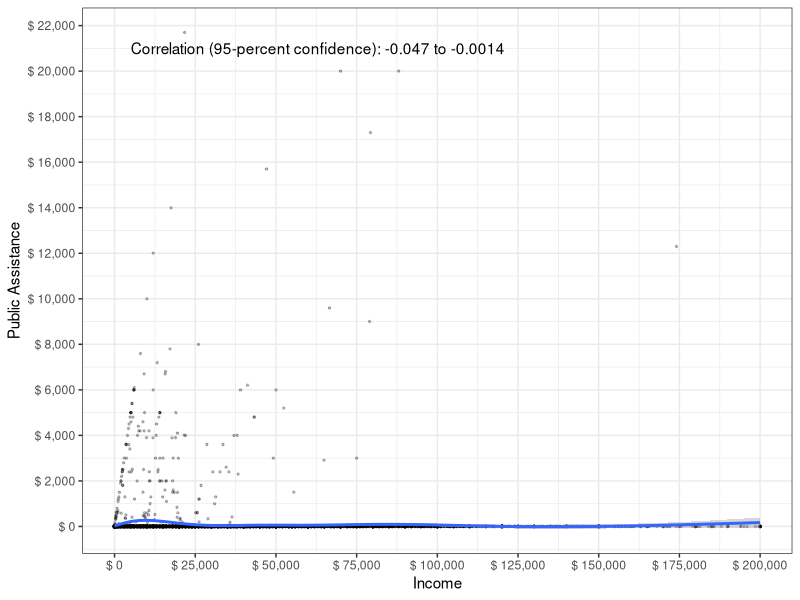
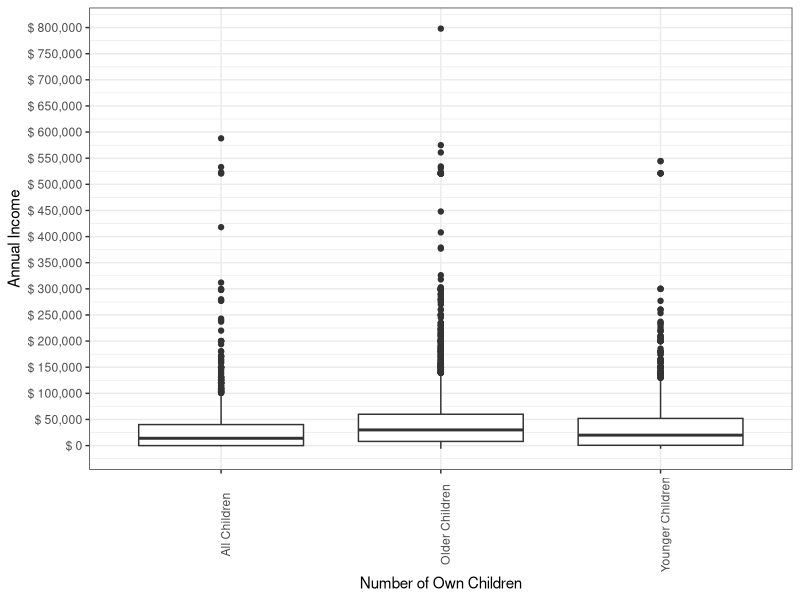

Source code (R) for these figures, in order:
## ---- chunk 1
library(tidyverse)
library(ggplot2)
## ---- chunk 2
person_data <- read_csv("people.csv") %>%
  mutate(PAOC_label = case_when(
    PAOC_label== "Females with own children 6 to 17 years only"~"Older Children",
    PAOC_label== "Females with own children under 6 years and 6 to 17 years" ~ "All Children",
    PAOC_label=="Females with own children under 6 years only"~"Younger Children"))%>%
   
  mutate(year_married = case_when(
    MARHYP > 1935 & MARHYP < 1951 ~ "1936-1950",

    MARHYP > 1950 & MARHYP < 1971 ~ "1951-1970",

    MARHYP > 1970 & MARHYP < 1991 ~ "1971-1990",

    MARHYP > 1990 & MARHYP < 2011 ~ "1991-2010",

    MARHYP > 2010 & MARHYP < 2019 ~ "2011-2018"))%>%
  
select(year_married, PAOC_label, SEX_label, PAP, PINCP) 
## ---- chunk 3
correlation <- cor.test(person_data$PINCP, person_data$PAP)
options(scipen = 999)
correlation
## ---- chunk 4
ggplot(person_data, aes(x = PINCP, y = PAP)) +
  geom_point(size = 0.5, alpha = 0.25, position = "jitter") +
  geom_smooth() +
  theme_bw() +
  scale_x_continuous(name = "Income",
  limits = c(0, 200000),
                     breaks = seq(0, 200000, by = 25000),  
   labels = paste("$",
     prettyNum(seq(0, 200000, by = 25000),
                                              big.mark = ",")))+
  scale_y_continuous(name = "Public Assistance", 
                     breaks = seq(0, 25000, by = 2000),
                     labels = paste("$", 
                                    prettyNum(seq(0, 25000, by = 2000),
                                              big.mark = ","))) +
  annotate(geom = "text", x = 5000, y = 21000, 
           label = paste("Correlation (95-percent confidence):",
                         prettyNum(correlation$conf.int[1], digits = 2), 
                         "to",
                         prettyNum(correlation$conf.int[2], digits = 2)),
           hjust = 0)
## ---- chunk 5
anova <- aov(PINCP ~ PAOC_label, data = person_data)

summary(anova)
## ---- chunk 6
differences <- TukeyHSD(anova)

as_tibble(cbind(pair = row.names(differences$PAOC_label),
                differences$PAOC_label))
## ---- chunk 7
ggplot(person_data, aes(x = PAOC_label, y = PINCP)) +
  geom_boxplot() +
  theme_bw() +
  theme(axis.text.x = element_text(angle = 90)) +
  scale_x_discrete(name = "Number of Own Children") +
  scale_y_continuous(name = "Annual Income", 
                     breaks = seq(0, 800000, by = 50000),
                     labels = paste("$", 
                                    prettyNum(seq(0, 800000, by = 50000),
                                              big.mark = ","))) 
